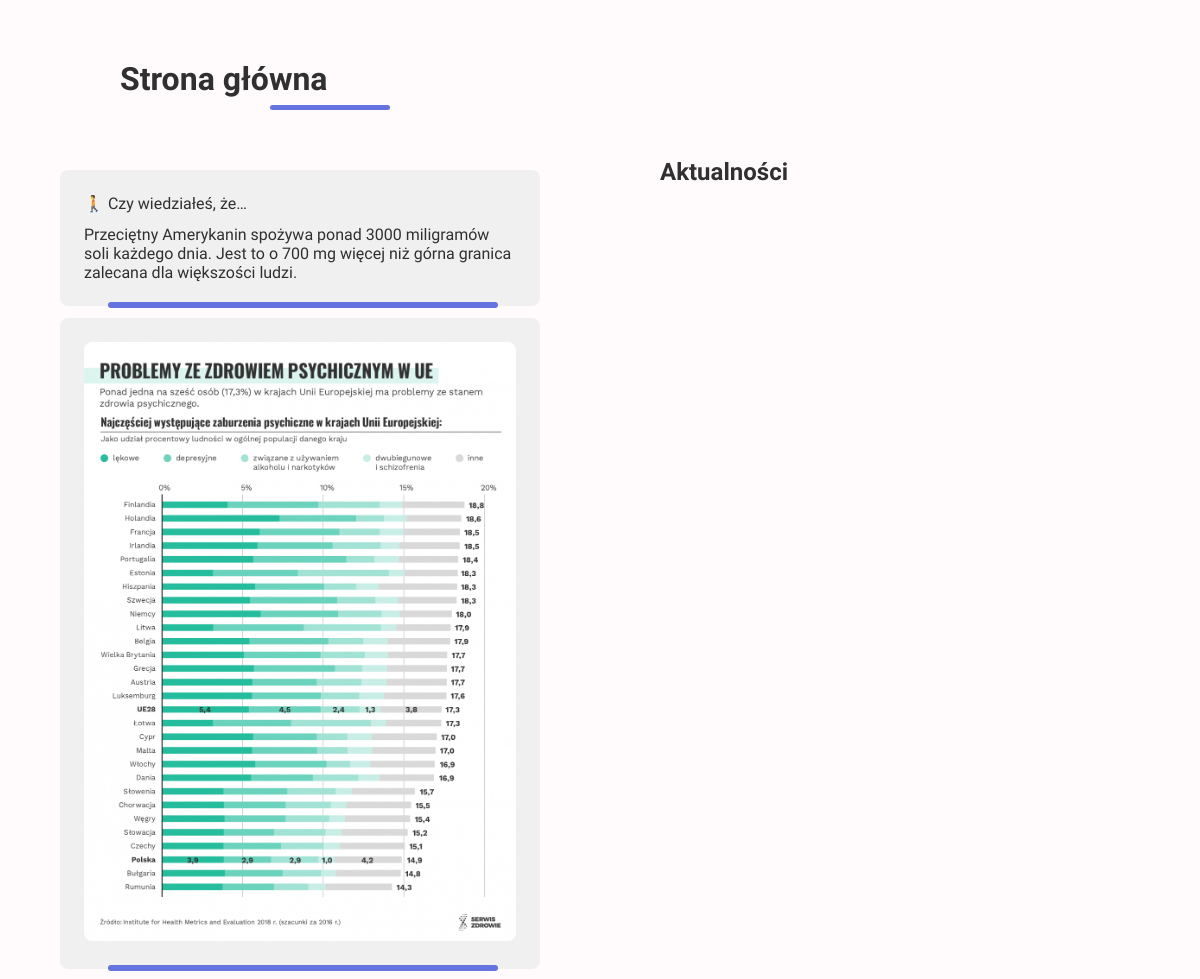
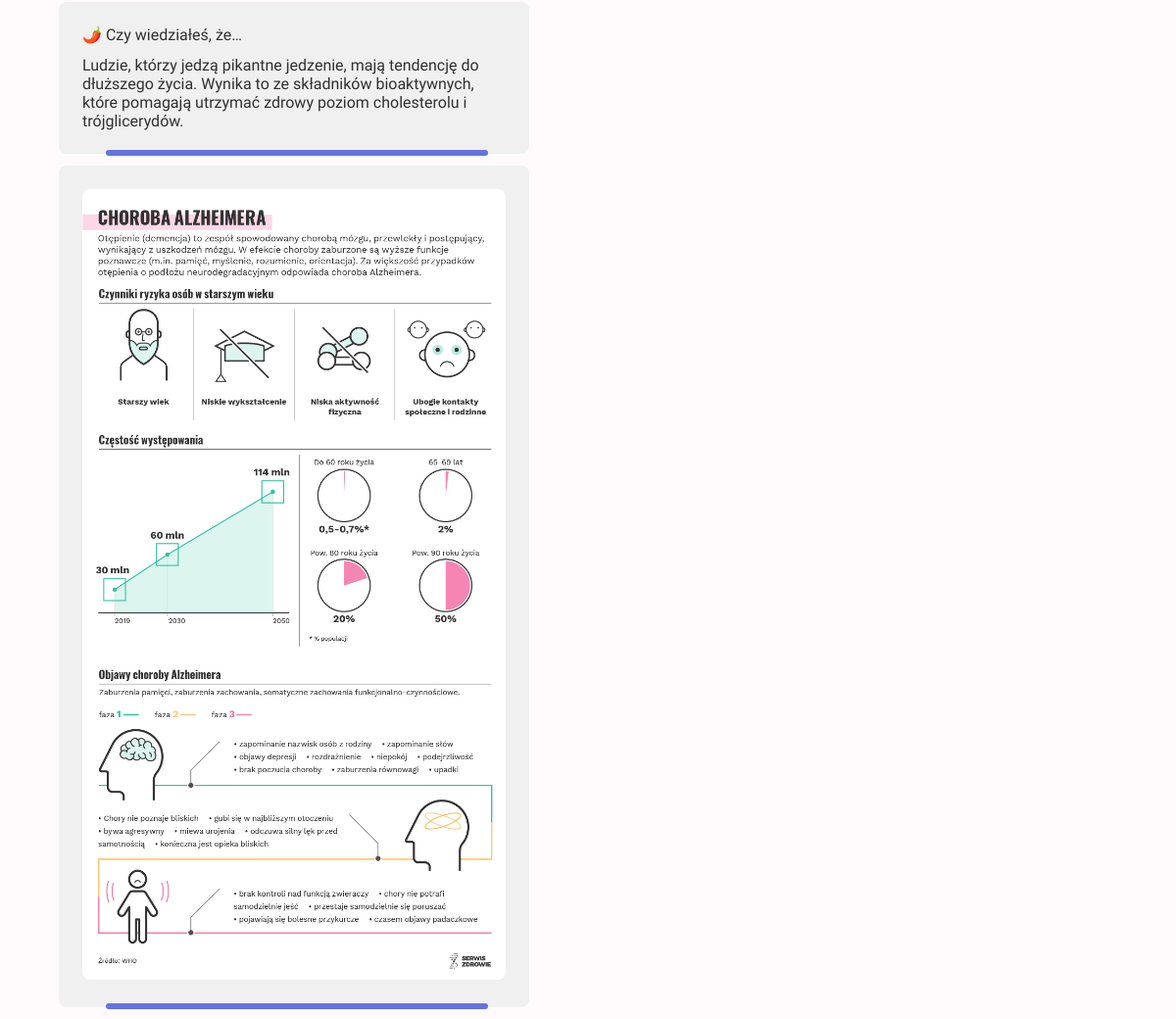
The page / on the database its author committed (2 pictures, top to bottom).
### website/models.py (models this page shows)
class fact(models.Model):
    title = models.CharField(max_length = 50)
    text = models.TextField()
    class Meta:
        verbose_name_plural = 'Ciekawostki'

### website/decoratos.py (the view)
    def wrapper_func(request, *args, **kwargs):
        if not 'browse_mode' in request.session:
            request.session['browse_mode'] = 'light'
        return view_func(request, *args, **kwargs)

### website/decoratos.py (called while the page is built)
def is_not_session(view_func):
    def wrapper_func(request, *args, **kwargs):
        if not 'browse_mode' in request.session:
            request.session['browse_mode'] = 'light'
        return view_func(request, *args, **kwargs)
    return wrapper_func

### templates/homepage/homepage.html (shortened to what this page needs)
{% extends 'base.html' %}
{% load static %}
{% block css %}
{% if request.session.browse_mode == 'dark' %}
<link rel="stylesheet" href="{% static 'style/css/homepage-dark.css' %}">
{% else %}
<link rel="stylesheet" href="{% static 'style/css/homepage-light.css' %}">
{% endif %}
{% endblock css %}
{% block content %}
<h1>Strona główna</h1>
<section class="homepage-left">
    <section class="homepage-baner">
        <p><span>{{ random_facts.0.title }}</span>{{ random_facts.0.text }}</p>
    </section>
    <section class="homepage-baner">
        <img src="{% static 'img/info1.png' %}" alt="info1" id="link1">
    </section>
    <section class="homepage-baner">
        <p><span>{{ random_facts.1.title }}</span>{{ random_facts.1.text }}</p>
    </section>
    <section class="homepage-baner">
        <img src="{% static 'img/info2.png' %}" alt="info2" id="link2">
    </section>
</section>
<section class="tweets">
    <h2>Aktualności</h2>
</section>
{% endblock content %}

### templates/base.html (shortened to what this page needs)
{% load static %}
<!DOCTYPE html>
<html lang="en">
<head>
    {% if request.session.browse_mode == 'dark' %}
    <link rel="stylesheet" href='{% static "style/css/base-dark.css" %}'>
    {% else %}
    <link rel="stylesheet" href='{% static "style/css/base-light.css" %}'>
    {% endif %}
    {% block css %}
    {% endblock css %}
</head>
<body>
    <main class="main">
        {% block content %}
        {% endblock content %}
    </main>
</body>
</html>

### static/style/css/base-light.css (style rules this page uses)
body { padding: 0; margin: 0; box-sizing: border-box; display: flex; flex-wrap: wrap; background-color: #f0f0f0; overflow: hidden; }
body * { padding: 0; margin: 0; box-sizing: border-box; font-family: "Work Sans", sans-serif; color: #303030; }
body .main { flex-basis: 85%; height: 100vh; background-color: #FFFBFC; position: relative; overflow-x: hidden; }
body .main * { color: #303030; }
body .main h1 { margin: 5vw 0 0 10vw; padding-bottom: 1vw; position: relative; }
body .main h1::after { content: " "; position: absolute; width: 10vw; right: 80%; bottom: 0; border-radius: 0.5em; border-bottom: 5px solid #6573e0; }
@media (max-width: 1450px) { body .main { flex-basis: 100%; } }
@media (max-width: 1450px) { body .main h1::after { right: 75%; } }

### static/style/css/homepage-light.css (style rules this page uses)
.main { display: grid; display: -ms-grid; grid-template-columns: 1fr 1fr; grid-template-areas: "head head" "rest rest"; }
.main h1 { grid-area: head; }
.main .homepage-left { margin-top: 4vw; justify-self: center; }
.main .homepage-left .homepage-baner { width: 80%; padding: 2vw; border-radius: 0.5em; background-color: #f0f0f0; margin: 1vw auto; position: relative; align-items: center; }
.main .homepage-left .homepage-baner img { width: 100%; border-radius: 0.5em; }
.main .homepage-left .homepage-baner::after { content: " "; position: absolute; width: 80%; bottom: -1.5px; left: 10%; border-radius: 0.5em; border: 3px solid #6573e0; }
.main .homepage-left .homepage-baner p { font-weight: 300; }
.main .homepage-left .homepage-baner p span { display: block; margin-bottom: 1vw; font-weight: 500; }
.main .tweets { width: 80%; margin: auto; margin-top: 4vw; display: grid; display: -ms-grid; grid-gap: 1vw; }

### rows shown on the page
fact: title "🚶 Czy wiedziałeś, że…", text "Przeciętny Amerykanin spożywa ponad 3000 miligramów soli każdego dnia. Jest to o 700 mg więcej niż górna granica zalecana dla większości ludzi."
fact: title "🌶️ Czy wiedziałeś, że…", text "Ludzie, którzy jedzą pikantne jedzenie, mają tendencję do dłuższego życia. Wynika to ze składników bioaktywnych, które pomagają utrzymać zdrowy poziom cholesterolu i trójglicerydów."
